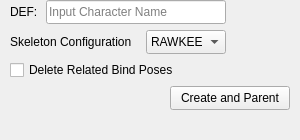
<?xml version="1.0" encoding="UTF-8"?>
<ui version="4.0">
 <class>Frame</class>
 <widget class="QFrame" name="Frame">
  <property name="geometry">
   <rect>
    <x>0</x>
    <y>0</y>
    <width>300</width>
    <height>140</height>
   </rect>
  </property>
  <property name="windowTitle">
   <string>Frame</string>
  </property>
  <layout class="QGridLayout" name="gridLayout">
   <property name="leftMargin">
    <number>0</number>
   </property>
   <property name="topMargin">
    <number>0</number>
   </property>
   <property name="rightMargin">
    <number>0</number>
   </property>
   <property name="bottomMargin">
    <number>0</number>
   </property>
   <item row="0" column="0">
    <layout class="QVBoxLayout" name="verticalLayout">
     <item>
      <layout class="QHBoxLayout" name="horizontalLayout_4">
       <property name="leftMargin">
        <number>10</number>
       </property>
       <item>
        <widget class="QLabel" name="label">
         <property name="minimumSize">
          <size>
           <width>30</width>
           <height>24</height>
          </size>
         </property>
         <property name="maximumSize">
          <size>
           <width>30</width>
           <height>24</height>
          </size>
         </property>
         <property name="text">
          <string>DEF:</string>
         </property>
        </widget>
       </item>
       <item>
        <widget class="QLineEdit" name="lineEdit">
         <property name="minimumSize">
          <size>
           <width>180</width>
           <height>24</height>
          </size>
         </property>
         <property name="maximumSize">
          <size>
           <width>180</width>
           <height>24</height>
          </size>
         </property>
         <property name="placeholderText">
          <string>Input Character Name</string>
         </property>
        </widget>
       </item>
       <item>
        <spacer name="horizontalSpacer_3">
         <property name="orientation">
          <enum>Qt::Horizontal</enum>
         </property>
         <property name="sizeHint" stdset="0">
          <size>
           <width>40</width>
           <height>20</height>
          </size>
         </property>
        </spacer>
       </item>
      </layout>
     </item>
     <item>
      <layout class="QHBoxLayout" name="horizontalLayout_3">
       <property name="leftMargin">
        <number>10</number>
       </property>
       <item>
        <widget class="QLabel" name="label_2">
         <property name="minimumSize">
          <size>
           <width>130</width>
           <height>24</height>
          </size>
         </property>
         <property name="maximumSize">
          <size>
           <width>130</width>
           <height>24</height>
          </size>
         </property>
         <property name="text">
          <string>Skeleton Configuration</string>
         </property>
        </widget>
       </item>
       <item>
        <widget class="QComboBox" name="comboBox">
         <property name="minimumSize">
          <size>
           <width>80</width>
           <height>24</height>
          </size>
         </property>
         <property name="maximumSize">
          <size>
           <width>80</width>
           <height>24</height>
          </size>
         </property>
         <item>
          <property name="text">
           <string>RAWKEE</string>
          </property>
         </item>
         <item>
          <property name="text">
           <string>BASIC</string>
          </property>
         </item>
        </widget>
       </item>
       <item>
        <spacer name="horizontalSpacer_2">
         <property name="orientation">
          <enum>Qt::Horizontal</enum>
         </property>
         <property name="sizeHint" stdset="0">
          <size>
           <width>40</width>
           <height>20</height>
          </size>
         </property>
        </spacer>
       </item>
      </layout>
     </item>
     <item>
      <layout class="QHBoxLayout" name="horizontalLayout">
       <property name="leftMargin">
        <number>10</number>
       </property>
       <item>
        <widget class="QCheckBox" name="checkBox">
         <property name="text">
          <string>Delete Related Bind Poses</string>
         </property>
        </widget>
       </item>
      </layout>
     </item>
     <item>
      <layout class="QHBoxLayout" name="horizontalLayout_2">
       <property name="leftMargin">
        <number>10</number>
       </property>
       <property name="rightMargin">
        <number>10</number>
       </property>
       <item>
        <spacer name="horizontalSpacer">
         <property name="orientation">
          <enum>Qt::Horizontal</enum>
         </property>
         <property name="sizeHint" stdset="0">
          <size>
           <width>40</width>
           <height>20</height>
          </size>
         </property>
        </spacer>
       </item>
       <item>
        <widget class="QPushButton" name="pushButton">
         <property name="minimumSize">
          <size>
           <width>120</width>
           <height>24</height>
          </size>
         </property>
         <property name="maximumSize">
          <size>
           <width>120</width>
           <height>24</height>
          </size>
         </property>
         <property name="text">
          <string>Create and Parent</string>
         </property>
        </widget>
       </item>
      </layout>
     </item>
     <item>
      <spacer name="verticalSpacer">
       <property name="orientation">
        <enum>Qt::Vertical</enum>
       </property>
       <property name="sizeHint" stdset="0">
        <size>
         <width>20</width>
         <height>40</height>
        </size>
       </property>
      </spacer>
     </item>
    </layout>
   </item>
  </layout>
 </widget>
 <resources/>
 <connections/>
</ui>
